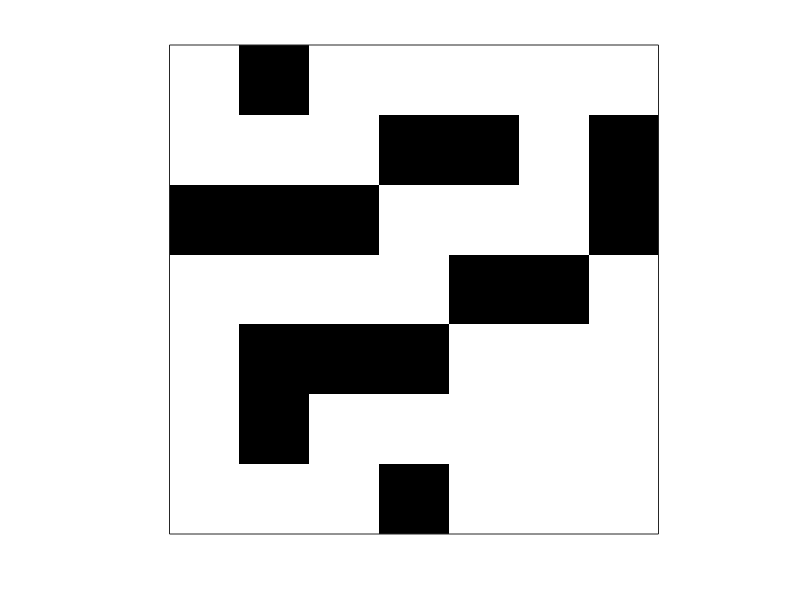

MATLAB code for this plot: (Note: this script raises an error after producing the figure.)
%% Initialization
maze = [1 0 1 1 1 1 1;1 1 1 0 0 1 0; 0 0 0 1 1 1 0; 1 1 1 1 0 0 1; 1 0 0 0 1 1 1; 1 0 1 1 1 1 1;1 1 1 0 1 1 1];
imagesc(maze);colormap(gray); pbaspect([1 1 1]);
set(gca,'XTick',[], 'YTick', []);
rewards = -1.*maze;
Vtrue = -1*[26 -1 22 21 20 19 20;25 24 23 -1 -1 18 -1;-1 -1 -1 15 16 17 -1; 11 12 13 14 -1 -1 3;10 -1 -1 -1 4 3 2;9 -1 5 4 3 2 1;8 7 6 -1 2 1 0];

N = 1000; %maximum number of training iterations
Ntrial = 100; %number of trials
Nmax = 1000; %max number of test iterations
V = zeros(size(maze)); %value
Vcontrol = -1*maze;

alpha = 0.2; %learning rate
gamma = 0.9; %discounting factor
start = [1 1]; %starting position
goal = 'end';

%% Train Random Search RL
k = zeros(1,Ntrial);
Learning = k;
for i = 1:Ntrial
    Vold = V;
    [V, k(i)] = TD(maze,rewards,V,N,alpha,gamma,start,goal);
    Learning(i) = mean(mean(V-Vold));
end
%V = V/sqrt(Ntrial);
imagesc(V);colormap(gray);
RunMaze(maze, V, start, goal, Nmax);
pause;
%% Train Controlled RL
kctrl = zeros(1,Ntrial);
Learningcontrol = kctrl;

for i = 1:Ntrial
    %keyboard;
    Vcontrolold = Vcontrol;
    [Vcontrol,kctrl(i)] = TDControl(maze,rewards,Vcontrol,N,alpha,gamma,start,goal);
    Learningcontrol(i) = mean(mean(Vcontrol-Vcontrolold));
end
imagesc(Vcontrol);colormap(gray);
RunMaze(maze, Vcontrol, start, goal, Nmax);
pause;
subplot(2,1,1);
plot(Learning);
xlabel('Training Trial Number');
ylabel('Average Change in Value');
title('Random');
subplot(2,1,2);
plot(Learningcontrol);
xlabel('Training Trial Number');
ylabel('Average Change in Value');
title('Controlled');


%% Test influence of Trial Number Parameters
Ns = 10:100:1010;
Ntrials = 1:10:101;
kconverge = zeros(length(Ns),length(Ntrials));
kconvergecontrol = kconverge;
Ntest = 100;
for i = 1:length(Ns) %maximum number of training iterations
    for j = 1:length(Ntrials) %number of trials
        V = zeros(size(maze)); %value
        Vcontrol = -1*maze;
        NumSuccess = 0;
        NumSuccessControl = 0;
        Ntrial = Ntrials(j);
        N = Ns(i);
        
        for k = 1:Ntest
            for l = 1:Ntrial
                [V, ~] = TD(maze,rewards,V,N,alpha,gamma,start,goal);
            end
            Succeed = RunMaze(maze, V, start, goal, Nmax);
            kconverge(i,j) = kconverge(i,j)+Succeed;
        end
        
        for k = 1:Ntest
            for l = 1:Ntrial
                [Vcontrol,~] = TDControl(maze,rewards,Vcontrol,N,alpha,gamma,start,goal);
            end
            Succeed = RunMaze(maze, Vcontrol, start, goal, Nmax);
            kconvergecontrol(i,j) = kconvergecontrol(i,j)+Succeed;
        end
        disp(N);
        disp(Ntrial);
    end
end

figure;
surf(Ns, Ntrials, kconverge);
xlabel('Maximum Number of Training Iterations');
ylabel('Number of Training Episodes');
zlabel('Completed Maze Runs (%)');
figure;
surf(Ns, Ntrials, kconvergecontrol);
xlabel('Maximum Number of Training Iterations');
ylabel('Number of Training Episodes');
zlabel('Completed Maze Runs (%)');


%% Test influence of Learning Parameters
Ntrial = 50;
N = 300;
alphas = 0.1:0.1:1.0;
gammas = 0.1:0.1:1.0;
hyperparams = zeros(length(alphas),length(gammas),2);
hyperparamscontrol = hyperparams;

for i = 1:length(alphas)
    for j = 1:length(gammas)
        alpha = alphas(i);
        gamma = gammas(j);
        trials = 0;
        trialscontrol = 0;
        for k = 1:Ntest
            for l = 1:Ntrial
                [V, t] = TD(maze,rewards,V,N,alpha,gamma,start,goal);
                trials = trials + t;
            end
            hyperparams(i,j,2) = trials/Ntrial;
            Succeed = RunMaze(maze, V, start, goal, Nmax);
            hyperparams(i,j,1) = hyperparams(i,j,1)+Succeed;
        end
        
        for k = 1:Ntest
            for l = 1:Ntrial
                [Vcontrol,tc] = TDControl(maze,rewards,Vcontrol,N,alpha,gamma,start,goal);
                trialscontrol = trialscontrol + tc;
            end
            hyperparamscontrol(i,j,2) = trialscontrol/Ntrial;
        
            Succeed = RunMaze(maze, Vcontrol, start, goal, Nmax);
            hyperparamscontrol(i,j,1) = hyperparamscontrol(i,j,1)+Succeed;
        end
        disp(alpha);
        disp(gamma);
    end
end

figure;
surf(alphas, gammas, hyperparams(:,:,1));
xlabel('Learning Rate');
ylabel('Discounting Factor');
zlabel('Completed Maze Runs (%)');
figure;
surf(alphas, gammas, hyperparamscontrol(:,:,1));
xlabel('Learning Rate');
ylabel('Discounting Factor');
zlabel('Completed Maze Runs (%)');

figure;
surf(alphas, gammas, hyperparams(:,:,2)/N);
xlabel('Learning Rate');
ylabel('Discounting Factor');
zlabel('Average Number of Iterations to Completion');
figure;
surf(alphas, gammas, hyperparamscontrol(:,:,2)/N);
xlabel('Learning Rate');
ylabel('Discounting Factor');
zlabel('Average Number of Iterations to Completion');